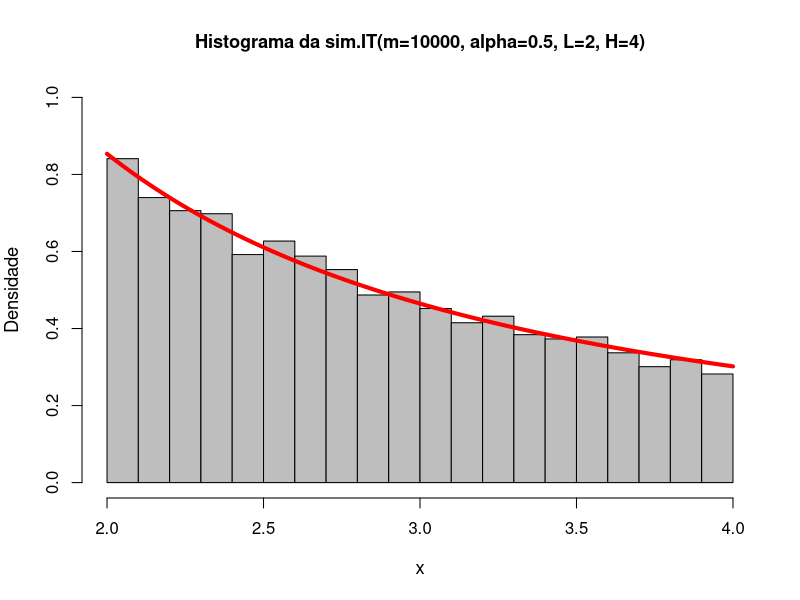
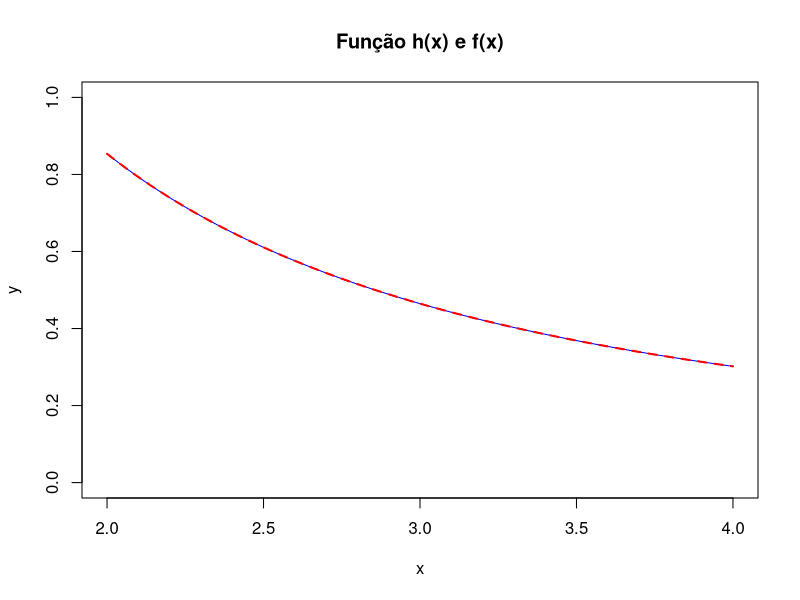
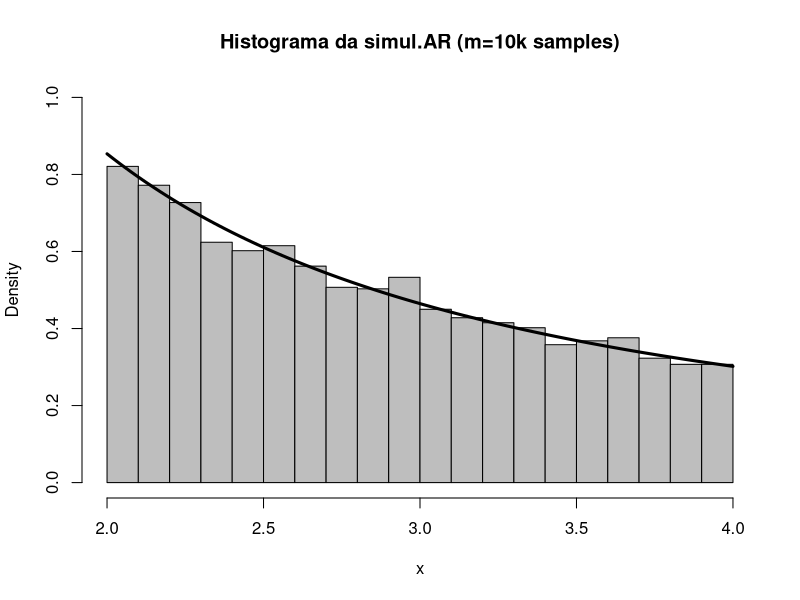
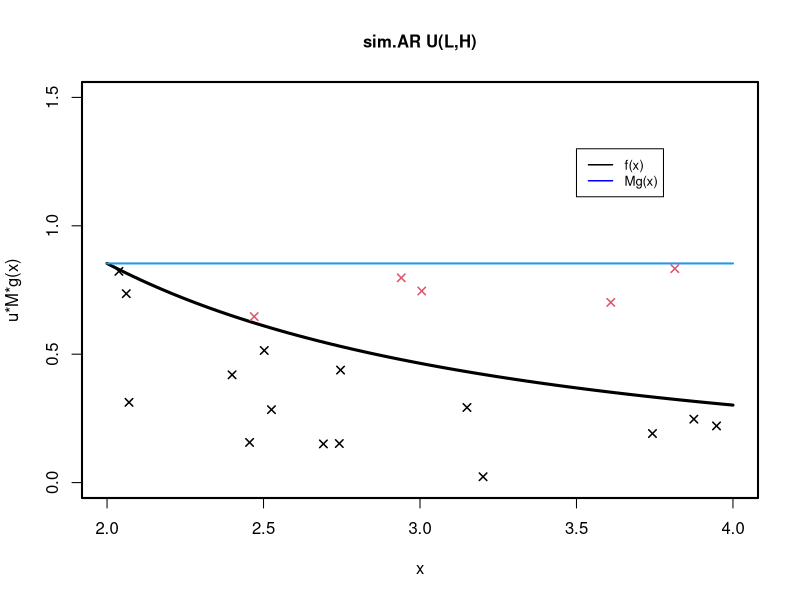
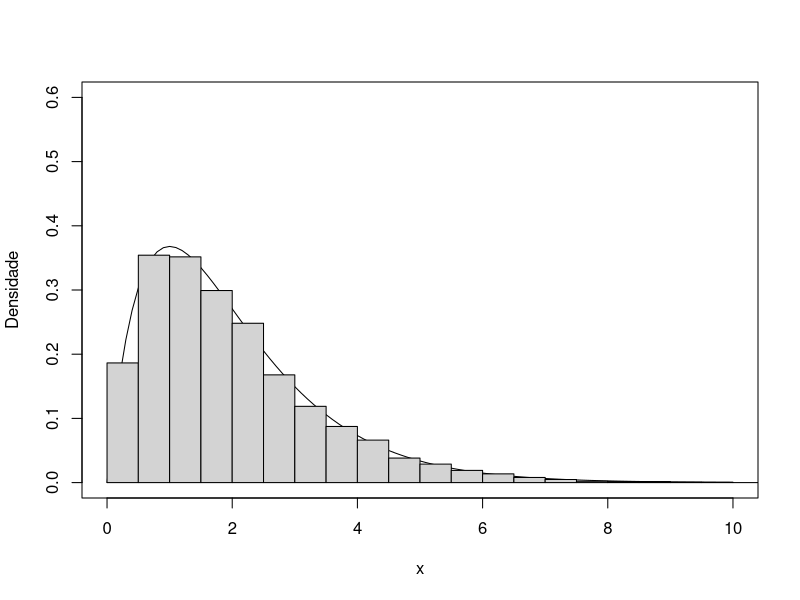
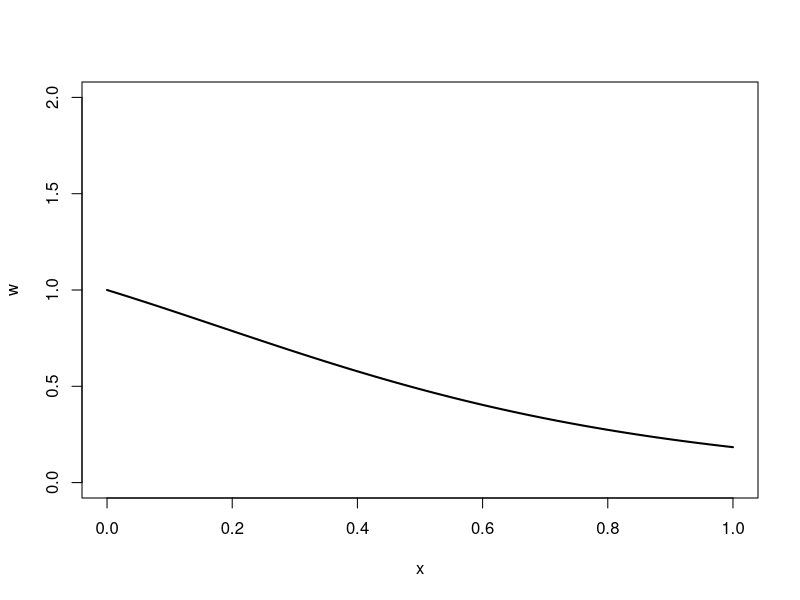
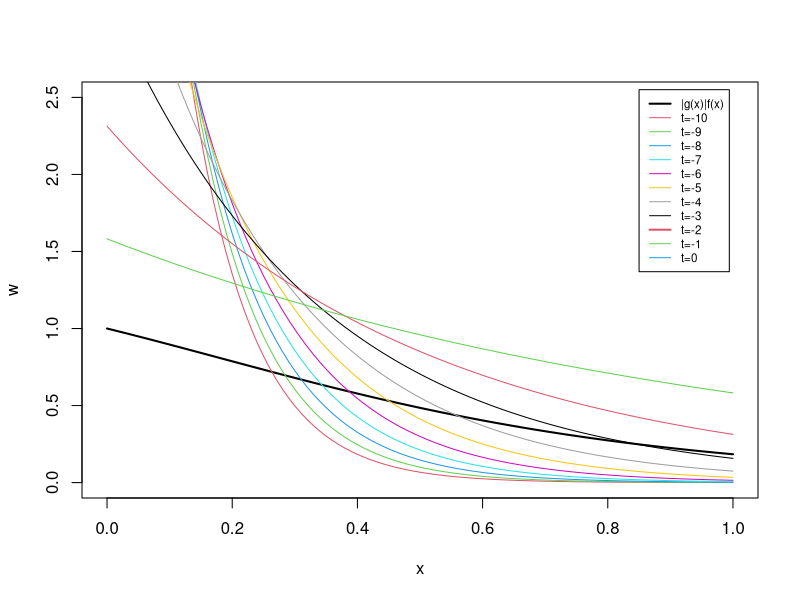
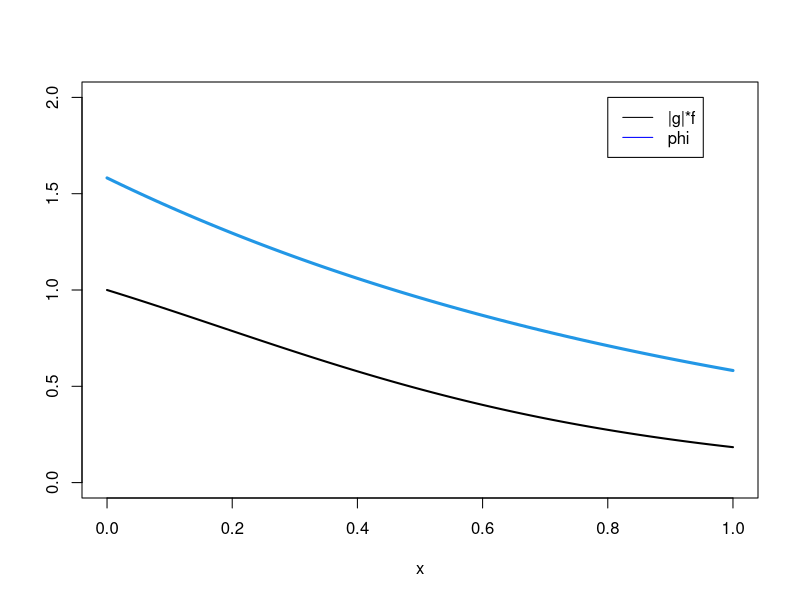

Generate these figures, in order, with R:
## ---- chunk 1
knitr::opts_chunk$set(echo = TRUE)
knitr::opts_chunk$set(tidy.opts = list(width.cutoff = 60), tidy = TRUE)
## ---- chunk 2
library(knitr)
opts_chunk$set(tidy.opts=list(width.cutoff=60),tidy=TRUE)
## ---- chunk 3
inverseCDF = function(u, alpha, L, H){
  ((u*(1-(L/H)^alpha)-1)/(-L^alpha)) ^(1/-alpha)
}

## ---- chunk 4
sim.IT = function(m, alpha, L, H){
  x = vector()
  for(i in 1:m){
    u=runif(1,0,1)
    inversa = inverseCDF(u, alpha, L, H)
    #ir adicionando a inversa do resultado da integral
    x = c(x, inversa)
  }
  x
}
## ---- chunk 5
head(sim.IT(10000,0.5,2,4),10)

## ---- chunk 6
#Função pdf do enunciado
truncatedParetoPDF = function(x, alpha, L, H){
  (alpha*L^(alpha)*x^(-alpha-1))/(1-(L/H)^alpha)
}

#Fixar a semente
set.seed(123)

#Gerar o histograma
hist(sim.IT(10000,0.5,2,4), freq=F,col="grey", ylim=c(0,1), cex.main=1.1, ylab="Densidade",
     xlab="x", cex.lab=1.1, main="Histograma da sim.IT(m=10000, alpha=0.5, L=2, H=4)")

#Para adicionar a curva da p.d.f sobreposta ao histograma gerado pela simulação
curve(truncatedParetoPDF(x=x, alpha=0.5, L=2, H=4), add = T, col="red", lwd=4, lty=1)

## ---- chunk 7
#funcao h = f/g
#nossa funcao g vai ser a funcao uniforme y=1
hFunc = function(x, alpha, L, H){
  ((alpha*(L^alpha)*x^(-alpha-1)) / (1-(L/H)^alpha) ) / 1
}
## ---- chunk 8
maximoH = optimize(hFunc, c(2,4), maximum = T, alpha= 0.5, L = 2,H = 4)$objective
maximoH
## ---- chunk 9
#multiplicar por x e dividir por x, senao dá erro a dizer que nao é uma funcao
candidataVezesM = function(x, M){
  M*1*x/x
}
## ---- chunk 10
curve(hFunc(x = x, alpha = 0.5, L=2, H=4), col="blue", xlim=c(2,4), ylim=c(0,1), main="Função h(x) e f(x)", ylab = "y")

curve(truncatedParetoPDF(x=x, alpha=0.5, L=2, H=4), add = T, col="red", lwd=2, lty=2)
## ---- chunk 11
sim.AR = function(n, alpha, L, H){
  x <- rej_x <- yx <- yrej_x <- vector()
  M <- optimize(hFunc, c(2,4), maximum = T, alpha= alpha, L = L,H = H)$objective
  for(i in 1:n){
    u=1
    a=0
    while(u>a){
      #Gerar uma observação da distrib candidata no intervalo desejado
      x.c <- runif(1,L,H)
      a <- (1/M)*truncatedParetoPDF(x.c, alpha, L, H)
      u <- runif(1,0,1)
      #Caso a observaçao seja superior ao alpha calculado adicionar às obsv de rejeição
      if(u>a){
        rej_x <- c(rej_x,x.c); 
        yrej_x <- c(yrej_x,u*candidataVezesM(x.c, M))
      }
    }
    #Adicionar no caso das observações bem sucedidas
    x <- c(x,x.c);
    yx <- c(yx,u*candidataVezesM(x.c, M))
  }
  #Retornar as listas para os pontos x e y tanto rejeitados como aceites
  return(list(x=x,rej_x=rej_x,yx=yx,yrej_x=yrej_x))
}

## ---- chunk 12
set.seed(123)

simulAR10000 = sim.AR(10000, alpha = 0.5, L = 2, H = 4)
first10.AR = (simulAR10000$x)[1:10]
first10.AR
## ---- chunk 13
#fazer o histograma com os valores gerados a partir do algoritmo AR
hist(simulAR10000$x, freq=F,col="grey",xlab="x", ylim=c(0,1), main="Histograma da simul.AR (m=10k samples)")

curve(truncatedParetoPDF(x, alpha = 0.5, L = 2, H = 4),lwd=3,lty=1,ylab = "u*M*g(x)",
      main="trunc N(0,1)",cex.axis=1,
      col="black",cex.main=1,cex.lab=1,
      ylim=c(0,1.5),xlim=c(2,4), add =T, xlab="x" )
## ---- chunk 14
#fazer a simulacao para 15 pontos
simulAR = sim.AR(15, alpha = 0.5, L = 2, H = 4)

#primeiros 10 valores registados pela simulacao 
#Cada ponto tem as coordenadas em x e y separadas nos vetores

#fazer o plot da curva candidata ja multiplicada pelo M para ficar acima da nossa funcao f
curve(truncatedParetoPDF(x, alpha = 0.5, L = 2, H = 4),lwd=3,lty=1,ylab = "u*M*g(x)",
      main="sim.AR U(L,H)",cex.axis=1,
      col="black",cex.main=1,cex.lab=1,
      ylim=c(0,1.5),xlim=c(2,4))

M <- 0.85352
curve(candidataVezesM(x=x, M),add=T,lwd=2,col=4)
#fazer o plot dos pontos que foram aceites (debaixo da curva da nossa funcao)
points(simulAR$x,simulAR$yx,pch=4,cex=1,lwd=1.5)

#fazer o plot dos pontos que foram rejeitados (Acima da curva da nossa funcao)
points(simulAR$rej_x,simulAR$yrej_x,col=2,pch=4,cex=1,lwd=1.5)

#por uma borda mais bonita no grafico
box(lwd=2)

legend(3.5, 1.3, legend=c("f(x)", "Mg(x)"),
       col=c("black", "blue"), lty=1,
       cex=0.8,lwd=1.5)
## ---- chunk 15
#Calcular a taxa de rejeicao, taxa de pontos que "falharam o alvo", ou seja,
#ficaram fora da nossa zona de aceitao (acertaram acima da curva da funcao)

#nr de pontos rejeitados a divir pelo nr total de pontos
rej.rate <- length(simulAR10000$rej_x)/(length(simulAR10000$rej_x)+length(simulAR10000$x))
rej.rate
#para 100%
percentagemErro = rej.rate *100
cat(round(percentagemErro,4),"%")
## ---- chunk 16
#Compare times of sim.IT and sim.AR
timeToProcessIT <- proc.time()
simIT50000 = sim.IT(50000, 0.5, 2,4)
print(proc.time() - timeToProcessIT)

timeToProcessAR <- proc.time()
simAR50000 = sim.AR(50000, 0.5, 2,4)
print(proc.time() - timeToProcessAR)

## ---- chunk 17
set.seed(654)

#Código para gerar m observções aleatórias da distribuição Normal
sim.exp = function(m,lambda){
  x<-vector()
  for(i in 1:m){
    u=runif(1,0,1)
    x = c(x,-log(u)/lambda)
  }
  x
}
## ---- chunk 18
#Código para gerar amostra aleatória de m observações de uma distribuição Gammma
sim.gam = function(m, alpha, theta){
  x = vector()
  
  for(i in 1:m){
    somatorio = 0
    for(j in 1:alpha){
      obsExp = sim.exp(1,1)
      somatorio = somatorio + obsExp
    }
    res = theta*somatorio
    x = c(x,res)
  }
  x
}
## ---- chunk 19
# mostra-nos as 20 primeiras observações 
simulacoesGamma10k = head(sim.gam(10000,2,1), 20) 

#definição da função gamma(p.d.f)
functionExpGammaPDF = function(x, alpha, theta){
  ((theta^(-alpha))/gamma(alpha)) * exp(-(x/theta))*x^(alpha-1) 
}

#curva
curve(functionExpGammaPDF(x=x, alpha=2, theta=1), ylim=c(0,0.6), xlim=c(0,10), add=F, ylab="Densidade")


#histograma
hist(sim.gam(10000,2,1),main="10000 Observations - Gamma(2,1)", freq=F, add=T, breaks = 50 )

## ---- chunk 20
funcaoToIntegrate = function(x){
  exp(-x)/(1+x^2)
}
integrate(funcaoToIntegrate, 0, 1)

## ---- chunk 21
m=10000

# Gerar uma amostra m observações da Uniforme (0,1)
obsNorm = runif(m, 0,1)   

#Calculo da estimativa do integral a partir de uma amostra aleatória 
integralMC = (1-0) * mean(funcaoToIntegrate(obsNorm))
#0.5245013

varianceIntegr = var(funcaoToIntegrate(obsNorm))/(m*(1-0)^2)
varianceIntegr
## ---- chunk 22
##Antithetic Variables

#provar que as precondicoes se verificam, cov(X1,X2)<0, 
#pode haver mais mas n me lembro

x=runif((m/2),0,1)
I.hat1=mean(funcaoToIntegrate(x))
I.hat2=mean(funcaoToIntegrate(1-x))
I.hat.a =(I.hat1+I.hat2)/2;
# Icont
I.hat.a

V.a <- 1/m*(1+cor(funcaoToIntegrate(x),funcaoToIntegrate(1-x)))*var(funcaoToIntegrate(x)); V.a

#Percentage variance reduction Icont vs Imc
percentageVRIAnti = 100*(1-V.a/varianceIntegr)
percentageVRIAnti
#97.36925%
## ---- chunk 23
##Control Variables
g = function(x){exp(x)}
u1=runif(m)
cast= -(cov(u1,funcaoToIntegrate(u1)))/var(u1)
cast
## ---- chunk 24
# control-based MC
#nr observacoes
m=10000
#variavel de controlo
h <- function(x){x}
x=runif(m,0,1)

# Icont
I.hat.c.mc = mean(funcaoToIntegrate(x)+cast*(h(x)-0.5))
I.hat.c.mc

V.c.mc <- var(funcaoToIntegrate(x))*(1-cor(funcaoToIntegrate(x),h(x))^2)/m
V.c.mc

#Percentage variance reduction Icont vs Imc
percentageVRICont = 100*(1-V.c.mc/varianceIntegr)
percentageVRICont
## ---- chunk 25
f = function(x){1}
w = function (x){abs(funcaoToIntegrate(x))*f(x)}
plot(w,lwd=2, ylim=c(0,2))
## ---- chunk 26
plot(w,lwd=2, ylim=c(0,2.5))
currentColor = 2
for(t in seq(-10, 0, 1)){
  phi = function(x){t*exp(t*x)/(exp(t)-1)}
  curve(phi,add= T, col = currentColor)
  currentColor = currentColor + 1
}

legend(0.85, 2.55, legend=c("|g(x)|f(x)", paste0("t=",seq(-10,0,1))),col=1:8,lwd=c(2, rep(1,8)), cex=0.7)
## ---- chunk 27
#com t = -1
phi = function(x){-1 * exp(-1 * x)/(exp(-1)-1)}

plot(w,xlab="x",ylab="",ylim=c(0,2),lwd=2)
curve(phi,add=T,col=4, lwd = 3)
legend(0.8, 2, legend=c("|g|*f", "phi"), col=c("black", "blue"), lty=1)


## ---- chunk 28
m = 10000
##Importance Sampling

u = runif(m, 0,1)
x = -log(u*exp(-1)-u+1)
h= function(x){funcaoToIntegrate(x)*f(x)/phi(x)}


I.IS = mean(h(x))
I.IS
var.I.IS = var(h(x))/m
var.I.IS
percentageVRIImp = 100*(1-var.I.IS/varianceIntegr)
percentageVRIImp
## ---- chunk 29
#intervalo de confian�a sem contamina��o
#ou seja, todas as n=20 s�o observ. prov�m de X~N(0,1)

#uma vez que sigma � conhecido, o nosso i.c. ser� na forma 
#x_bar +- z_{a/2}*(sigma/sqrt(n))

#fixar a semente e alguns par�metros
set.seed(569)
n=20; m=10000; mu=0; sigma=1; alpha=0.05; z=1.96 #explicar z
ci_lower = ci_upper = numeric(m)

#gerar amostras aleat�rias e 
#determinar os limites inferior e superior do i.c.
for (i in 1:m) {
  x = rnorm(n,mu,sigma)
  x_bar = mean(x)
  ci_lower[i] = x_bar-z*(sigma/sqrt(n))
  ci_upper[i] = x_bar+z*(sigma/sqrt(n))
}

#nivel de confian�a emp�rico
nce = mean(ci_lower<=mu & ci_upper>=mu); 
nce    #0.943


#analisar se o nce diverge significativamente dos 95% de "cobertura"
binom.test(nce*m,m,p=0.95)$p.value
#0.3091904

#estimativa do SE do estimador de monte carlo
sqrt(nce*(1-nce)/m)
#0.007331507
## ---- chunk 30
#k=1
n1=18; n2=2 #90% e 10% das observa��es respet.
ci_lower = ci_upper = numeric(m)

#gerar amostras aleat�rias e 
#determinar os limites inferior e superior do i.c.
for (i in 1:m) {
  x1 = rnorm(n1,mu,sigma)
  x2 = rnorm(n2,1,sigma)   #parte da amostra contaminada
  x <- c(x1,x2)            #amostra com contamina��o
  x_bar = mean(x)
  ci_lower[i] = x_bar-z*(sigma/sqrt(n))
  ci_upper[i] = x_bar+z*(sigma/sqrt(n))
}

#nivel de confian�a emp�rico
nce = mean(ci_lower<=mu & ci_upper>=mu); 
nce  #0.921

#analisar se o nce diverge significativamente dos 95% de "cobertura"

binom.test(nce*m,m,p=0.95)$p.value
#8.267447e-05


#estimativa do SE do estimador de monte carlo
sqrt(nce*(1-nce)/m)
#0.008529889


## ---- chunk 31
#k=5
ci_lower = ci_upper = numeric(m)

#gerar amostras aleatorias e 
#determinar os limites inferior e superior do i.c.
for (i in 1:m) {
  x1 = rnorm(n1,mu,sigma)
  x2 = rnorm(n2,5,sigma)   #parte da amostra contaminada
  x <- c(x1,x2)            #amostra com contamina��o
  x_bar = mean(x)
  ci_lower[i] = x_bar-z*(sigma/sqrt(n))
  ci_upper[i] = x_bar+z*(sigma/sqrt(n))
}

#nivel de confian�a emp�rico
nce = mean(ci_lower<=mu & ci_upper>=mu); 
nce  #0.381

#analisar se o nce diverge significativamente dos 95% de "cobertura"

binom.test(nce*m,m,p=0.95)$p.value
#0


#estimativa do SE do estimador de monte carlo
sqrt(nce*(1-nce)/m)
#0.01535705
## ---- chunk 32
#k=9
ci_lower = ci_upper = numeric(m)

#gerar amostras aleat�rias e 
#determinar os limites inferior e superior do i.c.

for (i in 1:m) {
  x1 = rnorm(n1,mu,sigma)
  x2 = rnorm(n2,9,sigma)   #parte da amostra contaminada
  x <- c(x1,x2)            #amostra com contamina��o
  x_bar = mean(x)
  ci_lower[i] = x_bar-z*(sigma/sqrt(n))
  ci_upper[i] = x_bar+z*(sigma/sqrt(n))
}

#nivel de confian�a emp�rico
nce = mean(ci_lower<=mu & ci_upper>=mu); 
nce  #0.015

#analisar se o nce diverge significativamente dos 95% de "cobertura"

binom.test(nce*m,m,p=0.95)$p.value
#0


#estimativa do SE do estimador de monte carlo
sqrt(nce*(1-nce)/m)
#0.003843826
